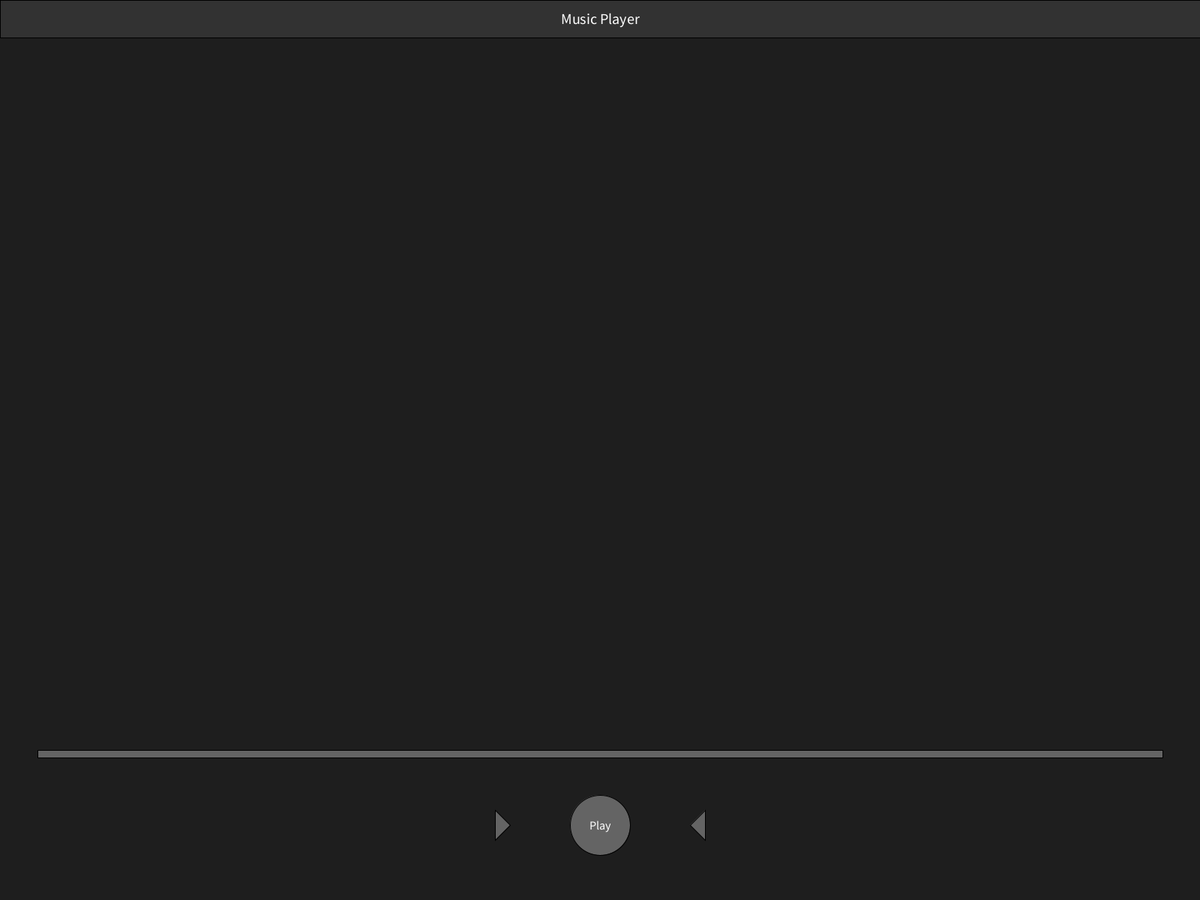
Frame 1 (no input)
Frame 60 (the mouse pressed at the canvas centre just before this capture): identical to frame 1, image omitted
Frame 120 (the mouse held since frame 60 and released just before this capture): identical to frame 1, image omitted

The Processing sketch that drew this single still picture (run headless with seeded random() and noise(); from frame 60 on, the mouse is pressed at the canvas centre):

// Processing sketch: music_player
// ── music_player.pde
void setup() {
 fullScreen(); 
}

void draw() {
  background(30); // Dark background for the HUD

  // title bar
  fill(50);
  rect(0, 0, width, 50);
  fill(255);
  textSize(20);
  textAlign(CENTER, CENTER);
  text("Music Player", width / 2, 25);

  // play/pause button
  fill(100);
  ellipse(width / 2, height - 100, 80, 80);
  fill(255);
  textSize(16);
  textAlign(CENTER, CENTER);
  text("Play", width / 2, height - 100);

  //  next and previous buttons
  fill(100);
  triangle(width / 2 - 120, height - 100, width / 2 - 140, height - 80, width / 2 - 140, height - 120); // Previous
  triangle(width / 2 + 120, height - 100, width / 2 + 140, height - 80, width / 2 + 140, height - 120); // Next

  // progress bar
  fill(100);
  rect(50, height - 200, width - 100, 10);
  fill(255, 0, 0);
 
  // exit box
   fill(100);
  rect(1850, -1, 70, 70); // Draw the box (x, y, width, height)
 

}

void mousePressed(){
// Check if the mouse is inside the button
  if (mouseX > 1850 && mouseX < -1 && mouseY > 150 && mouseY < 200) {
    exit(); // Exit the program
  }
}
